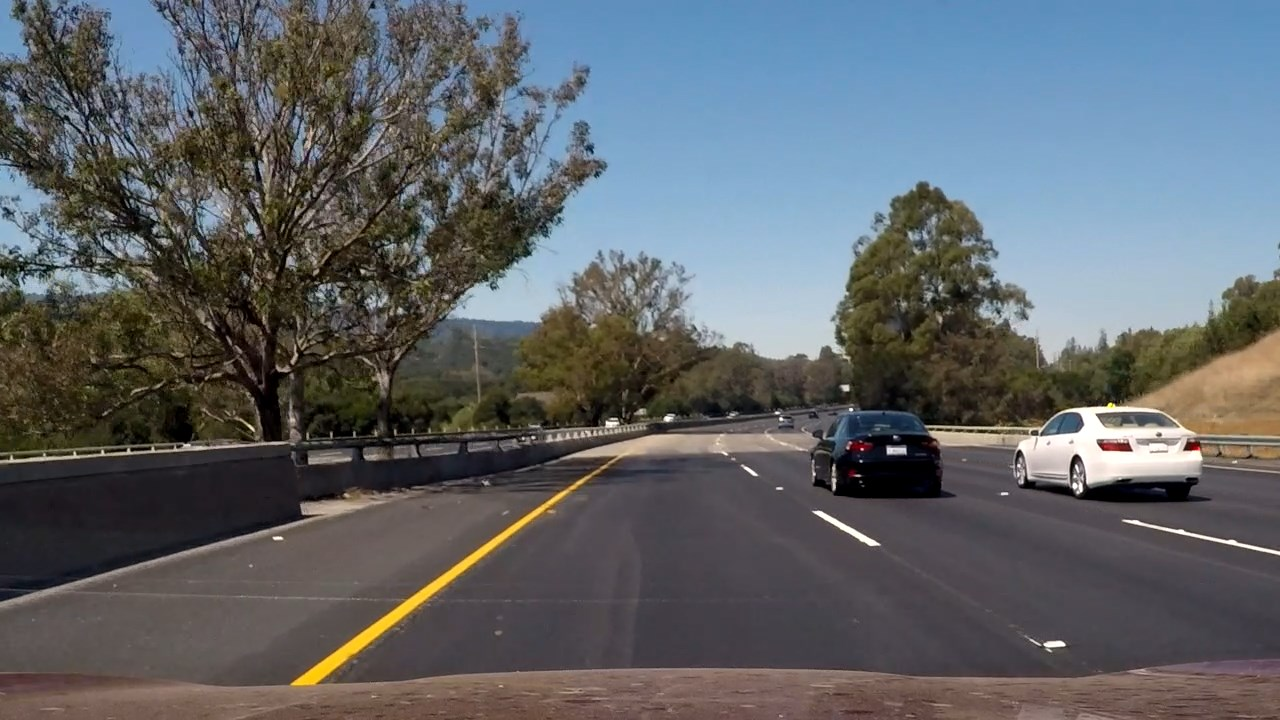
#> input picture Vehicle Detection and Tracking/test_images/test1.jpg, 1280 x 720 px; its folder holds 5 pictures in this run
$ jupyter execute --allow-errors Vehicle_Detection_and_Tracking.ipynb   (shell and % lines are left out)   (Python 2 division)   (older library calls are emulated)
#> lines starting #> are read from the running program, lines starting #| are printed output that depends on the picture
### Vehicle Detection and Tracking/Advanced_Lane_Finding.py
import glob
import os
import pickle
import cv2
import numpy as np
import matplotlib.pyplot as plt
import matplotlib.image as mpimg
from moviepy.editor import VideoFileClip

# store camera calibration parameters in ./camera_cal/calibrated_data.p
CALIBRATED_DATA_FILE = './camera_cal/calibrated_data.p'

class CameraCalibrator:
    def __init__(self, glob_regex, x_corners, y_corners, init_coef=True):


        # images used for camera calibration
        self.calibration_images = glob_regex

        # The number of horizontal corners in calibration images
        self.x_corners = x_corners

        # The number of vertical corners in calibration images
        self.y_corners = y_corners
        self.object_points = []
        self.image_points = []

        self.calibrated_data = {}
        if not init_coef:
            self.calibrate_via_chessboards()

        self.coef_loaded = False

    def calibrate_via_chessboards(self):

        object_point = np.zeros((self.x_corners * self.y_corners, 3), np.float32)
        object_point[:,:2] = np.mgrid[0:self.x_corners, 0:self.y_corners].T.reshape(-1, 2)

        for idx, file_name in enumerate(self.calibration_images):

            image = mpimg.imread(file_name)
            gray_image = cv2.cvtColor(image, cv2.COLOR_RGB2GRAY)
            ret, corners = cv2.findChessboardCorners(gray_image,(self.x_corners, self.y_corners),None)
            if ret:
                self.object_points.append(object_point)
                self.image_points.append(corners)

				# Draw and display the corners
                #cv2.drawChessboardCorners(gray_image, (9,6), corners, ret)
                #self.chessboards.append(gray_image)

        h, w = image.shape[:2]
        ret, mtx, dist, rvecs, tvecs = cv2.calibrateCamera(self.object_points, self.image_points, (w, h), None, None)

        self.calibrated_data = {'mtx': mtx, 'dist': dist}

        with open(CALIBRATED_DATA_FILE, 'wb') as f:
            pickle.dump(self.calibrated_data, file=f)

        self.coef_loaded = True

    # [13 lines left out: function undistort, not called in this run]

class Perspective_Transformer:

    def __init__(self, src_points, dest_points):

        self.src_points = src_points
        self.dest_points = dest_points

        self.M = cv2.getPerspectiveTransform(self.src_points, self.dest_points)
        self.M_inverse = cv2.getPerspectiveTransform(self.dest_points, self.src_points)

    # [104 lines left out: functions warp, unwarp, noise_reduction, binary_threshold_filter, binary_pipeline, not called in this run]

# Define a class to receive the characteristics of each line detection
class Line():
    def __init__(self):

        self.detected = False

        self.left_fit = None
        self.right_fit = None

        self.MAX_BUFFER_SIZE = 12
        self.IMAGE_HIGH = 720
        self.buffer_index = 0
        self.iter_counter = 0

        self.buffer_left = np.zeros((self.MAX_BUFFER_SIZE, self.IMAGE_HIGH))
        self.buffer_right = np.zeros((self.MAX_BUFFER_SIZE, self.IMAGE_HIGH))

        self.perspective = self.build_perspective_transformer()
        self.calibrator = self.build_camera_calibrator()

    def build_perspective_transformer(self):

        src = np.float32([[277, 670], [582, 457], [703, 457], [1046, 670]])
        dst = np.float32([[277, 670], [277,0], [1046,0], [1046,670]])

        perspective = Perspective_Transformer(src, dst)
        return perspective

    def build_camera_calibrator(self):

        glob_regex = glob.glob('./camera_cal/calibration*.jpg')
        calibrator = CameraCalibrator(glob_regex,9, 6, init_coef=False)
        return calibrator

    # [236 lines left out: functions init_lane_finder, recurrent_lane_finder, calculate_road_parameters, fill_lane_lines, merge_images, image_process_pipeline, not called in this run]

# [9 lines that do not run on import are left out]

### Vehicle Detection and Tracking/Vehicle_Detection_and_Tracking.ipynb
# Vehicle Detection and Tracking

[cell 1]
import matplotlib.image as mpimg
import matplotlib.pyplot as plt
import numpy as np
import cv2
import glob
import time
from sklearn.svm import LinearSVC
from sklearn.preprocessing import StandardScaler
from skimage.feature import hog
from sklearn.model_selection import train_test_split
from skimage.feature import hog

## Histogram of Oriented Gradients (HOG)

Fist I define functions for features extraction (HOG, binned color and color histogram features).

[cell 2]
# Define a function to return HOG features and visualization
# [37 lines left out: functions get_hog_features, bin_spatial, color_hist, not called in this run]

1. The **extract_features** is main feature extraction function which augment dataset by horizontal image flipping.
2. The **image_features_fun** is helper function.

[cell 3]
# [37 lines left out: function image_features_fun, not called in this run]

# Define a function to extract features from a list of images
def extract_features(imgs, color_space='RGB', spatial_size=(32, 32),
                        hist_bins=32, orient=9,
                        pix_per_cell=8, cell_per_block=2, hog_channel=0,
                        spatial_feat=True, hist_feat=True, hog_feat=True):
    # Create a list to append feature vectors to
    features = []
    # Iterate through the list of images
    for file in imgs:
        file_features = []
        # Read in each imageone by one
        image = cv2.imread(file)
        # apply color conversion if other than 'RGB'
        if color_space != 'RGB':
            if color_space == 'HSV':
                feature_image = cv2.cvtColor(image, cv2.COLOR_BGR2HSV)
            elif color_space == 'LUV':
                feature_image = cv2.cvtColor(image, cv2.COLOR_BGR2LUV)
            elif color_space == 'HLS':
                feature_image = cv2.cvtColor(image, cv2.COLOR_BGR2HLS)
            elif color_space == 'YUV':
                feature_image = cv2.cvtColor(image, cv2.COLOR_BGR2YUV)
            elif color_space == 'YCrCb':
                feature_image = cv2.cvtColor(image, cv2.COLOR_BGR2YCrCb)
        else: feature_image = np.copy(image)
        file_features = image_features_fun(feature_image, spatial_feat, hist_feat, hog_feat, hist_bins, orient,
                        pix_per_cell, cell_per_block, hog_channel,color_space)
        features.append(np.concatenate(file_features))
        # Augment train data with flipped images
        feature_image=cv2.flip(feature_image,1)
        file_features = image_features_fun(feature_image, spatial_feat, hist_feat, hog_feat, hist_bins, orient,
                        pix_per_cell, cell_per_block, hog_channel,color_space)
        features.append(np.concatenate(file_features))
    return features

### Load Train dataset
I use train dataset [vehicles](https://s3.amazonaws.com/udacity-sdc/Vehicle_Tracking/vehicles.zip) and [not-vehicles](https://s3.amazonaws.com/udacity-sdc/Vehicle_Tracking/non-vehicles.zip) provided by Udacity.

[cell 4]
# Read in cars and notcars
images = glob.glob('train_data/*/*/*')
cars = []
notcars = []
for image in images:
    if 'non' in image:
        notcars.append(image)
    else:
        cars.append(image)
# Balance number of images of both vehicle and non-vehicle class.
# Reduce CPU time.
#sample_size = 4000
#cars = cars[0:sample_size]
#notcars = notcars[0:sample_size]
print('Car samples have images：',len(cars))
print('Non-car sampples have images：',len(notcars))

Here is an example of one of each of the vehicle and non-vehicle images:

[cell 5]
plt.figure(figsize=(6,3))
plt.subplot(1, 2, 1)
plt.title('Cars')
#> (the rest of this cell did not finish here and is left out)

### HOG feature visualization
Here is an example for HOG parameters of orientations=8, pixels_per_cell=(8, 8) and cells_per_block=(2, 2):

#> (a cell that did not finish here is left out)

## Explain how you settled on your final choice of HOG parameters

1. The most important for detection is speed which depends on the speed of feature extraction speed.
So I tried several HOG parameters combination. Here we can see color space 'LUV' and hog channel 0 make fastest   extraction.
2. But after several classifier tests, we found the LUV color space and hog channel 0 made better prediction accuracy!!

[cell 7]
# Define parameters for feature extraction
orient = 8  # HOG orientations
pix_per_cell = 8 # HOG pixels per cell
cell_per_block = 2 # HOG cells per block
hog_channel = 0 # Can be 0, 1, 2, or "ALL"
spatial_size = (16, 16) # Spatial binning dimensions
hist_bins = 32    # Number of histogram bins
spatial_feat = True # Spatial features on or off
hist_feat = True # Histogram features on or off
hog_feat = True # HOG features on or off


for colorspace in ('RGB','HSV','LUV','HLS','YUV','YCrCb'):

    for ch in (0,1,2):
        print('color space: ',colorspace,' HOG channel:',ch)
        t=time.time()
        car_features = extract_features(cars[0:100], color_space=colorspace,
                            spatial_size=spatial_size, hist_bins=hist_bins,
                            orient=orient, pix_per_cell=pix_per_cell,
                            cell_per_block=cell_per_block,
                            hog_channel=ch, spatial_feat=spatial_feat,
                            hist_feat=hist_feat, hog_feat=hog_feat)

        notcar_features = extract_features(notcars[0:100], color_space=colorspace,
                            spatial_size=spatial_size, hist_bins=hist_bins,
                            orient=orient, pix_per_cell=pix_per_cell,
                            cell_per_block=cell_per_block,
                            hog_channel=ch, spatial_feat=spatial_feat,
                            hist_feat=hist_feat, hog_feat=hog_feat)
#> further down, image is the input picture: shape (720, 1280, 3); mean B, G, R 104.4, 100.1, 95.6
        t2 = time.time()

        print(round(t2-t, 2), 'Seconds to extract featrues')

###  Train classifier

The following code creates features for both cars and non-cars train datasets. I nomalized data features by the method **sklearn.StandardScaler()**. The data is splitted into thaining and testing subsets using **train_test_split**(80% and 20%).Then I train the classifier using linear svc and with HOG parameters : 8 orientations 8 pixels per cell and 2 cells per block.

[cell 8]
# Define parameters for feature extraction
color_space = 'LUV' # Can be RGB, HSV, LUV, HLS, YUV, YCrCb
orient = 8  # HOG orientations
pix_per_cell = 8 # HOG pixels per cell
cell_per_block = 2 # HOG cells per block
hog_channel = 0 # Can be 0, 1, 2, or "ALL"
spatial_size = (16, 16) # Spatial binning dimensions
hist_bins = 32    # Number of histogram bins
spatial_feat = True # Spatial features on or off
hist_feat = True # Histogram features on or off
hog_feat = True # HOG features on or off

car_features = extract_features(cars, color_space=color_space,
                        spatial_size=spatial_size, hist_bins=hist_bins,
                        orient=orient, pix_per_cell=pix_per_cell,
                        cell_per_block=cell_per_block,
                        hog_channel=hog_channel, spatial_feat=spatial_feat,
                        hist_feat=hist_feat, hog_feat=hog_feat)

notcar_features = extract_features(notcars, color_space=color_space,
                        spatial_size=spatial_size, hist_bins=hist_bins,
                        orient=orient, pix_per_cell=pix_per_cell,
                        cell_per_block=cell_per_block,
                        hog_channel=hog_channel, spatial_feat=spatial_feat,
                        hist_feat=hist_feat, hog_feat=hog_feat)

X = np.vstack((car_features, notcar_features)).astype(np.float64)

# Fit a per-column scaler
#> (the rest of this cell did not finish here and is left out)

## Slide window

Here we define a sliding window function **slide_window** to generate a list of boxes and a **draw_boxes** to draw the  boxes on an image. The following functions are from the Udacity's lectures because they just work and have good performance.

[cell 9]
def slide_window(img, x_start_stop=[None, None], y_start_stop=[None, None],
                    xy_window=(128, 128), xy_overlap=(0.85, 0.85)):
    # If x and/or y start/stop positions not defined, set to image size
#> called with xy_window = (128, 128), xy_overlap = (0.75, 0.75)
    if x_start_stop[0] == None:
        x_start_stop[0] = 0
    if x_start_stop[1] == None:
        x_start_stop[1] = img.shape[1]
    if y_start_stop[0] == None:
        y_start_stop[0] = 0
    if y_start_stop[1] == None:
        y_start_stop[1] = img.shape[0]
    # Compute the span of the region to be searched
    xspan = x_start_stop[1] - x_start_stop[0]
    yspan = y_start_stop[1] - y_start_stop[0]
    # Compute the number of pixels per step in x/y
    nx_pix_per_step = np.int(xy_window[0]*(1 - xy_overlap[0]))
    ny_pix_per_step = np.int(xy_window[1]*(1 - xy_overlap[1]))
    # Compute the number of windows in x/y
    nx_buffer = np.int(xy_window[0]*(xy_overlap[0]))
    ny_buffer = np.int(xy_window[1]*(xy_overlap[1]))
    nx_windows = np.int((xspan-nx_buffer)/nx_pix_per_step)
    ny_windows = np.int((yspan-ny_buffer)/ny_pix_per_step)
    # Initialize a list to append window positions to
    window_list = []
    # Loop through finding x and y window positions
    # Note: you could vectorize this step, but in practice
    # you'll be considering windows one by one with your
    # classifier, so looping makes sense
    for ys in range(ny_windows):
        for xs in range(nx_windows):
            # Calculate window position
            startx = xs*nx_pix_per_step + x_start_stop[0]
            endx = startx + xy_window[0]
            starty = ys*ny_pix_per_step + y_start_stop[0]
            endy = starty + xy_window[1]
            # Append window position to list
            window_list.append(((startx, starty), (endx, endy)))
#> `windows = slide_window(image, x_start_stop=[880, None], y_start_stop=[..`: windows = 63 items
    # Return the list of windows
    return window_list

# Define a function to draw bounding boxes on an image
def draw_boxes(img, bboxes, color=(0, 0, 255), thick=6):
    imcopy = np.copy(img) # Make a copy of the image
    for bbox in bboxes: # Iterate through the bounding boxes
        cv2.rectangle(imcopy, bbox[0], bbox[1], color, thick)
    return imcopy

[cell 10]
# [44 lines left out: function single_img_features, not called in this run]

[cell 11]
# Define a function you will pass an image
# and the list of windows to be searched (output of slide_windows())
# [29 lines left out: function search_windows, not called in this run]

### Classifier test

1. Here we test the calssifier on the test images. I decided to use 128X128 sliding window size and overlap rate 0.85  to implement **slide_window** function after several experiments .
2. We can see that the speed is a little slow.

[cell 12]
# A function to show an image
def show_img(img):
    #if read image using cv2.imread
    if len(img.shape)==3:
        plt.figure()
        plt.imshow(cv2.cvtColor(img, cv2.COLOR_BGR2RGB))
    else: # Grayscale image
        plt.figure()
        plt.imshow(img, cmap='gray')


#> (the rest of this cell did not finish here and is left out)

#> `windows += slide_window(image, x_start_stop=[0, 400], y_start_stop=[40..`: windows = 126 items
    windows += slide_window(image, x_start_stop=[400, 1280], y_start_stop=[400, 550],
                    xy_window=(64, 64), xy_overlap=(0.75, 0.75))
#> `windows += slide_window(image, x_start_stop=[400, 1280], y_start_stop=..`: windows = 438 items

    hot_windows = []
    hot_windows += (search_windows(image, windows, svc, X_scaler, color_space=color_space,
                        spatial_size=spatial_size, hist_bins=hist_bins,
                        orient=orient, pix_per_cell=pix_per_cell,
                        cell_per_block=cell_per_block,
                        hog_channel=hog_channel, spatial_feat=spatial_feat,
                        hist_feat=hist_feat, hog_feat=hog_feat))
    print('Time of process test images: ',round(time.time()-t, 2),' seconds.')
    window_img = draw_boxes(draw_image, hot_windows, color=(0, 0, 255), thick=6)
    show_img(window_img)

## Improved Sliding Window
To increase the performance of detection,we must decide the smallest windows and searching areas.So we only scan some parts of image where the cars will show up.
### ROI settings
We find new cars which in the red boxes area and far cars which in green boxes area.

[cell 13]
image = cv2.imread('test_images/test6.jpg')
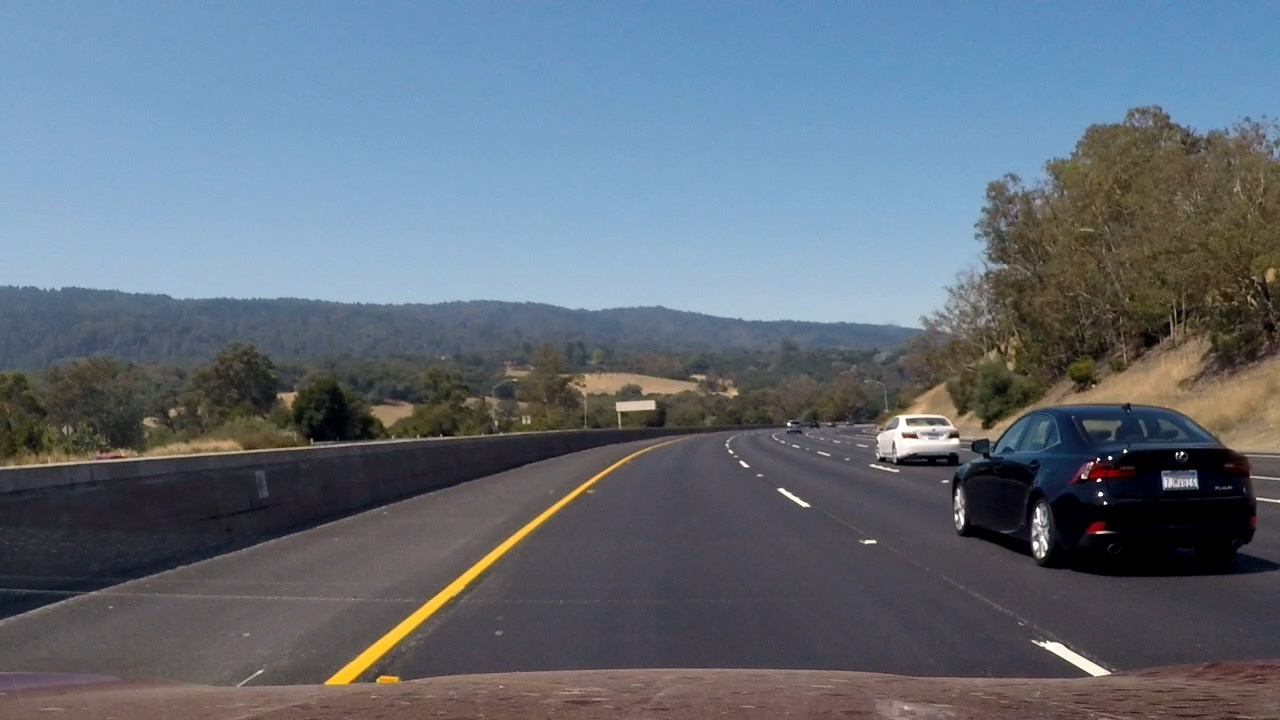
#> input picture Vehicle Detection and Tracking/test_images/test6.jpg, 1280 x 720 px
#> image is the input picture: shape (720, 1280, 3); mean B, G, R 121.2, 108.9, 97.9
windows = slide_window(image, x_start_stop=[800, 1280], y_start_stop=[400, 650],
                    xy_window=(128, 128), xy_overlap=(0.85, 0.85))
#> windows = 133 items
windows += slide_window(image, x_start_stop=[0, 600], y_start_stop=[400, 650],
                    xy_window=(128, 128), xy_overlap=(0.85, 0.85))
#> windows = 308 items
window_img = draw_boxes(image, windows, color=(0, 0, 255), thick=6)
#> the loop in draw_boxes, `for bbox in bboxes:` made 308 passes
#> bbox on passes 1 to 3: ((800, 400), (928, 528)), ((819, 400), (947, 528)), ((838, 400), (966, 528))
#> after the loop in draw_boxes, `for bbox in bboxes:`:
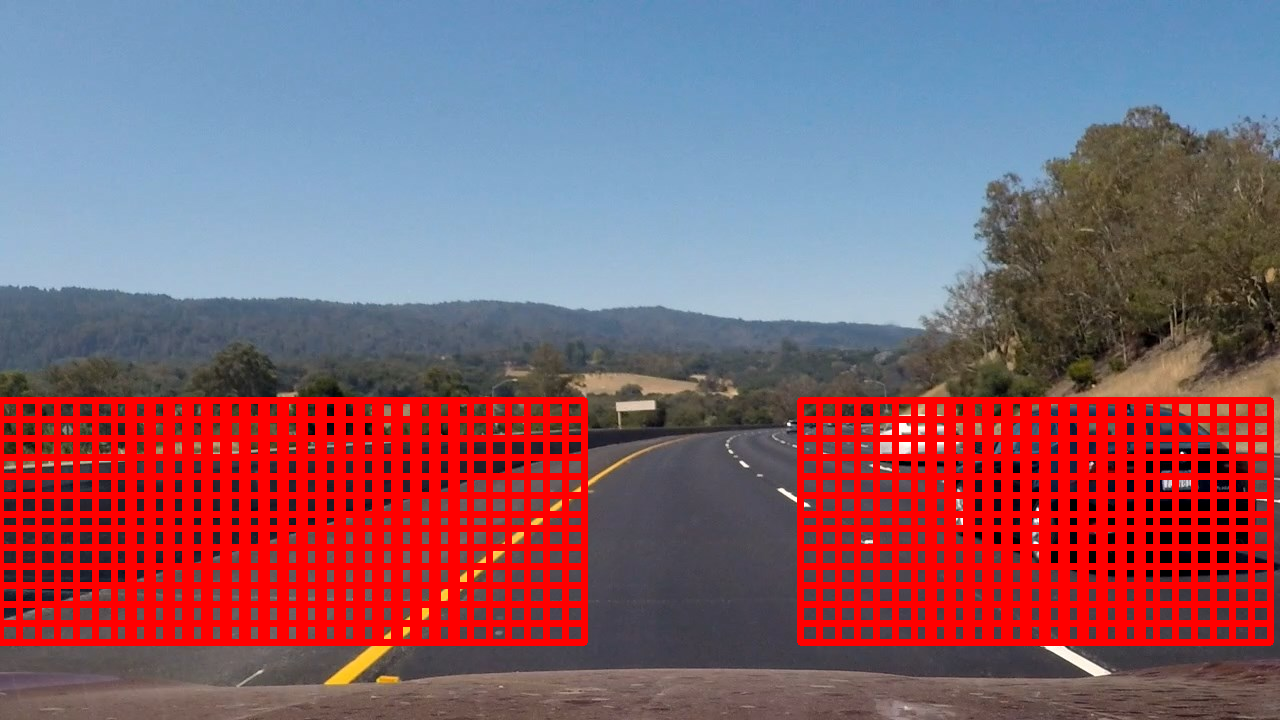
#> imcopy: shape (720, 1280, 3); mean B, G, R 107.7, 95.6, 135.8
windows = slide_window(image, x_start_stop=[400, 1000], y_start_stop=[400, 500],
                    xy_window=(64, 64), xy_overlap=(0.75, 0.75))
#> windows = 102 items
#> (the rest of the program and of its run is left out)
